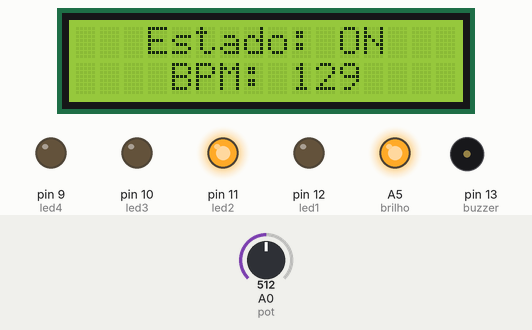
Bench run of a sketch on a simulated Arduino Uno, built with avr-gcc and run on an emulated ATmega328P. Parts: 16×2 character LCD, output pins drawn as LEDs (lit = HIGH), buzzer (waves = sounding). The test bench sets the inputs (shaded band); at power-on: A0 (pot) = 512. What the sketch prints to the serial monitor is not drawn.

Above: at 1.03 s.
1.3 s: A0 (pot) set to 0
At 1.58 s:
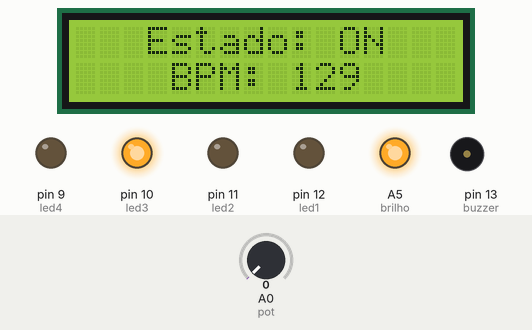
At 2.3 s:
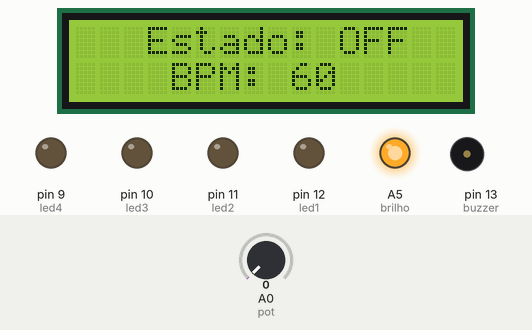
3.2 s: A0 (pot) set to 6
4.7 s: A0 (pot) set to 9
At 5.6 s:
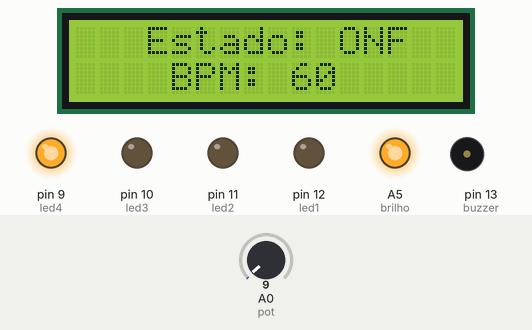
Timing chart, 0 to 16.3 s (numbered marks = the images above; inputs shaded):
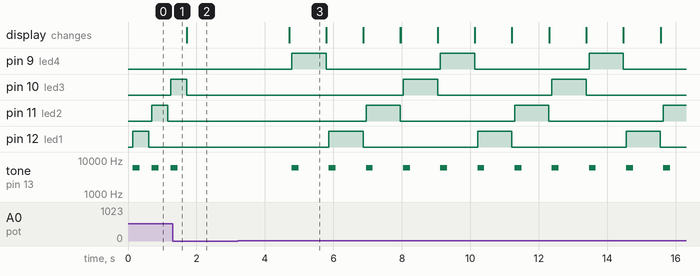

The sketch:

metronomoComLCD.ino
```cpp
#include <LiquidCrystal.h>

int buzzer = 13, led1 = 12, led2 = 11, led3 = 10, led4 = 9, pot = A0, contraste = A1, tempo, intervalo, counter = 0, vibra = 6000, brilho = A5;

LiquidCrystal lcd(7,6,5,4,3,2);

void setup() {
  lcd.begin(16, 2);
  Serial.begin(9600);
  // put your setup code here, to run once:
  analogWrite(contraste, 75);
  analogWrite(brilho, 200);
  pinMode(buzzer, OUTPUT);
  pinMode(led1, OUTPUT);
  pinMode(led2, OUTPUT);
  pinMode(led3, OUTPUT);
  pinMode(led4, OUTPUT);
  pinMode(pot, INPUT);
}

void loop() {
  tempo = map(analogRead(pot), 0, 1023, 59, 200);

  if (tempo > 59) {
    intervalo = 60000/tempo;
    Serial.print(tempo);
    Serial.print("   ");
    lcd.setCursor(3, 0);
    lcd.print("Estado: ON");
    lcd.setCursor(4, 2);
    lcd.print("BPM: ");
    lcd.setCursor(9, 2);
    lcd.print(tempo);
    delay(80);
    metronomo();
    lcd.clear();
  }

  else {  //se não estiver pressionado
    lcd.clear();
    lcd.setCursor(3, 0);
    lcd.print("Estado: OFF");
    lcd.setCursor(4, 2);
    lcd.print("BPM: ");
    lcd.setCursor(9, 2);
    lcd.print(60);
    Serial.println(tempo);

    delay(80);
  }
}

void metronomo() {
  counter += 1; // Counter tells controller which LED is supposed to flash.
    switch(counter) {
      case 1:
        digitalWrite(led1,HIGH);
        tone(buzzer, vibra, 200);
        Serial.println("1");
        delay(intervalo); // LEDs need to await the interval in order to flash at the right tempo.
        digitalWrite(led1,LOW);
        break;
      case 2:
        digitalWrite(led2,HIGH);
        tone(buzzer, vibra, 200);
        Serial.println("2");
        delay(intervalo);
        digitalWrite(led2,LOW);
        break;
      case 3:
        digitalWrite(led3,HIGH);
        tone(buzzer, vibra, 200);
        Serial.println("3");
        delay(intervalo);
        digitalWrite(led3,LOW);
        break;
      case 4:
        digitalWrite(led4,HIGH);
        tone(buzzer, 5990, 200);
        Serial.println("4");
        delay(intervalo);
        digitalWrite(led4,LOW);
        counter = 0; // After the 4th/last count the counter restarts.
        break;
    }
}
```

Measured:
- the behaviour switches between 7 and 8 on A0 (pot) (found by bisection; images 2 and 3)
- after the input at 1.3 s, pin 9 (led4): stays LOW (without the input it goes to HIGH after 0.50 s); pin 11 (led2): stays LOW (without the input it goes to HIGH after 1.6 s); pin 12 (led1): stays LOW (without the input it goes to HIGH after 1.0 s); tone on pin 13 (buzzer): goes on until 1.4 s, then stays silent
- after the input at 3.2 s, every drawn part: stays the same
- after the input at 4.7 s, pin 9 (led4): alternates HIGH for 1.0 s and LOW for 3.3 s, starting after 0.09 s; pin 10 (led3): alternates HIGH for 1.0 s and LOW for 3.3 s, starting after 3.3 s
- by itself, tone on pin 13 (buzzer): alternates 6000 Hz for 0.20 s and silent for 0.35 s
- what the display in image 3 shows lasts 1.1 s, from 4.7 s to 5.8 s
